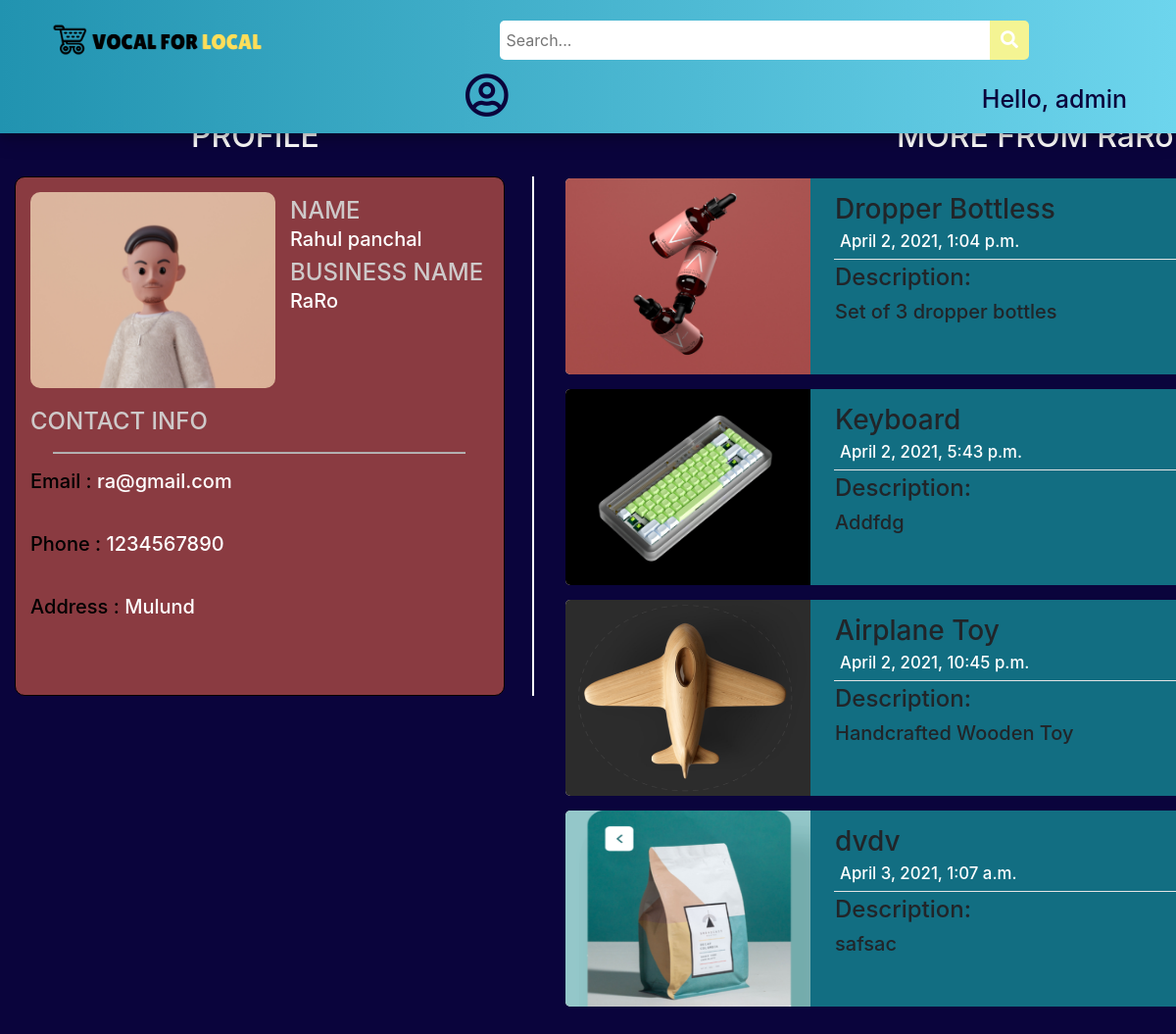
Page /RaRo (signed in) on the committed database.
### main/models.py (models this page shows)
class Customer(models.Model):
    id = models.IntegerField(primary_key=True, null=False)
    name = models.CharField(max_length=100, null=True)
    phone = models.CharField(max_length=10, null=True)
    email = models.CharField(max_length=50, null=True)
    state = models.CharField(max_length=20, null=True)
    postal_code = models.IntegerField(null=True)
    city = models.CharField(max_length=20, null=True)
    address = models.CharField(max_length=100, null=True)
    business_name = models.CharField(max_length=50,null=True)
    date_created = models.DateTimeField(auto_now_add=True, null=True)
    def __str__(self):
	    return str(self.name)

class Post(models.Model):
    p_id = models.IntegerField(primary_key=True, null=False)
    name = models.CharField(max_length=50,null=True)
    description = models.CharField(max_length=1000, null=True)
    photo = models.ImageField(upload_to="images/",null=True,verbose_name="")
    owner = models.ForeignKey(Customer, null=True, on_delete= models.CASCADE)
    date_created = models.DateTimeField(auto_now_add=True, null=True)
    category = models.CharField(max_length=100, null=True)
    availability = models.CharField(max_length=20, null=True)
    location = models.CharField(max_length=50, null=True)
    business_name = models.CharField(max_length=50,null=True)
    price = models.IntegerField(null=True)
    def __str__(self):
	    return str(self.name)
    @property
    def imageURL(self):
        try:
            url = self.photo.url
        except :
            url = ''
        return url

### main/views.py (the view)
# urls.py: path('<str:business>',views.viewProfile,name="viewProfile"),
def viewProfile(request, business):
    try:
        c = Customer.objects.get(business_name=business)
    except Customer.DoesNotExist:
        raise Http404("No such Business is currently registered with VFL.")
    posts = Post.objects.filter(owner=c)
    print(c)
    print(posts)
    context = {"c": c, "posts": posts}
    return render(request, 'main/viewProfile.html', context)

### main/templates/main/viewProfile.html (shortened to what this page needs)
{% load static %}
<!DOCTYPE html>
<html lang="en">
<head>
    <link rel="stylesheet" href="https://use.fontawesome.com/releases/v5.6.1/css/all.css"
 />
    <link rel="stylesheet" href="https://cdn.jsdelivr.net/npm/bootstrap@4.6.0/dist/css/bootstrap.min.css">
    <link rel="stylesheet" href="{%static '/css/viewProfile.css' %}">
</head>
<body style="background-color: #0a043c;">
    <div class="topnav">
        <a class="active" href="{% url 'home' %}">
          <img id="logo" src="{% static 'images/logo.png' %}" alt="VocalForLocal" />
        </a>
        <div class="search">
          <input type="text" placeholder=" Search..." name="key" id="search-placeholder" />
          <button id="srch" type="submit" onclick="validatePlaceHolder(this)">
            <i class="fa fa-search" style="font-size: 18px"> </i>
          </button>
        </div>
        <span class="hello-msg">
          Hello, {% if user.is_authenticated %} {{request.user}} {% else %} User
          {% endif %}
        </span>
        <a class="nav-link dropdown-toggle" href="#" id="navbarDropdown" role="button" data-bs-toggle="dropdown" aria-expanded="false"          style="margin-left: 160px;">
          <i class="far fa-user-circle" style="color:#0a043c; font-size: 45px;"></i>
        </a>
      </div>
      <div class="container-fluid">
          <h2 id="heading">
              PROFILE
          </h2>
          <div id="profile-container">
              <div id="profileinfo">
                <div id="icon">
                    <img id="profile-logo" src="{% static 'images/profile_icon1.PNG' %}" alt="profile-logo">
                </div>
                <div id="details">
                    <h4 style="margin-bottom: 2px; color: rgb(206, 201, 201);">
                        NAME
                    </h4>
                    <h5>
                        {{c.name}}
                    </h5>
                    <h4 style="margin-bottom: 2px; color: rgb(206, 201, 201);">
                        BUSINESS NAME
                    </h4>
                    <h5>
                        {{c.business_name}}
                    </h5>
                </div>
                <div id="contact">
                    <h4 style="color: rgb(206, 201, 201); margin-bottom: 3px;">
                        CONTACT INFO
                    </h4>
                    <hr style="width:90%; background-color: rgb(189, 186, 186);height: 1px;">
                    <h5>
                        <h5 style="color: black;">Email : <span style="color: white;">{{c.email}}</span></h5>
                    </h5>
                    <br>
                    <h5>
                        <h5 style="color: black;">Phone : <span style="color: white">{{c.phone}}</span></h5>
                    </h5>
                    <br>
                    <h5>
                        <h5 style="color: black;">Address : <span style="color: white">{{c.address}}</span></h5>
                    </h5>
                </div>
              </div>
          </div>
          <h2 id="heading1">
            MORE FROM {{c.business_name}}
          </h2>
          <div id="card">
            {% for p in posts %}
            <div class="card-individual">
                <div id="card-info">
                  <a href="{% url 'viewPost' business=p.business_name name=p.name %}" style="text-decoration: none;"><img src="{{p.imageURL}}" alt="" style="width: 250px;height: 200px; background-position: center; background-size: cover; background-repeat: no-repeat; border-bottom-left-radius: 5px; border-top-left-radius: 5px; ">
                  </a>
                </div>
                <div id="product-info">
                    <h3 style="margin-left: 5px;">
                        {{p.name}}<span class="price" style = "float: right; font-weight: bold;margin-right: 50px;">&#8377;{{p.price}}</span>
                        <p style="font-size:0.6em; color: white; margin: 5px;">{{p.date_created}}</p>
                    </h3>
                    <hr style="width:95%; margin: 4px 4px; background-color: white;">
                    <h4 style="margin-left: 5px;">
                        Description:
                        <h5 style="display: flex; flex-direction:row; flex-wrap: wrap; overflow: hidden; margin-left: 5px;">
                            {{p.description}}
                        </h5>
                    </h4>
                </div>
            </div>
            {% endfor %}
          </div>
      </div>
</body>
</html>

### static/css/viewProfile.css (style rules this page uses)
.hello-msg { position: relative; float: right; font: verdana; font-weight: 500; font-size: 25px; color: #0a043c; margin-right: 50px; margin-top: 22px; text-align: center; }
.topnav { background: linear-gradient(to right, #2193b0, #6dd5ed); overflow: visible; box-shadow: 0 4px 8px 0 rgba(0, 0, 0, 0.2), 0 6px 20px 0 rgba(0, 0, 0, 0.19); position: fixed; top: 0; width: 100%; z-index: 3; }
.topnav a { float: left; padding: 14px 5px; text-decoration: none; font-size: 17px; }
.topnav a.active { color: rgb(255, 102, 0); text-shadow: 2px 2px 7px #ebab4a; transition: all 0.8s; border-radius: 10px; }
.search input[type="text"] { width: 500px; height: 40px; border-top-left-radius: 5px; border-bottom-left-radius: 5px; border: none; margin-top: 20px; background-color: #ffff; }
.search { float: left; margin-left: 200px; margin-top: 1px; }
#srch { transition: all 0.5s; }
.search button { height: 40px; width: 40px; background-color: #f4f493; color: #ffff; border-top-right-radius: 5px; border-bottom-right-radius: 5px; float: right; margin-top: 20px; padding: 5px 10px; margin-right: 16px; font-size: 12px; border: none; cursor: pointer; }
#logo { width: 300px; height: 100%; overflow: hidden; margin-top: -6px; }
.dropdown-toggle::after { display: none; }
.dropdown-toggle { transition: all 0.8s; }
#profile-container { position: fixed; margin-top:180px; width: 530px; height: 530px; border-right: solid 2px white; }
#profileinfo { background-color: #8a3b41; position: fixed; width: 500px; height: 530px; border-radius: 10px; padding:15px; border: solid 0.5px black; transition: all 0.5s; }
#heading { position:fixed; color: white; margin-left: 180px; margin-top: 120px; }
#heading1 { position:fixed; color: white; margin-left: 900px; margin-top: 120px; }
#card { position: fixed; margin-left: 550px; margin-top: 180px; width: 950px; height: 100%; background-color: none; border-radius: 5px; padding: 2px; display: flex; flex-direction: row; flex-wrap: wrap; overflow-y: auto; }
.card-individual { position: relative; background-color: #126e82; margin-bottom: 15px; margin-left: 10px; width: 940px; height: 200px; border-radius: 7px; transition: all 0.5s; }
.card-individual:last-child { margin-bottom: 250px; }
#icon { width: 250px; height: 200px; position: absolute; }
#profile-logo { width: 250px; height: 200px; background-position: center; background-size: cover; background-repeat: no-repeat; border-radius: 10px; }
#details { padding: 5px; width: 210px; height: 200px; position: absolute; margin-left: 260px; display: flex; flex-direction: column; flex-wrap: wrap; color: white; }
#contact { position: absolute; margin-top: 220px; color: white; width: 467px; height: 110px; }
#card-info { width: 250px; height: 200px; background-color: blanchedalmond; position: absolute; border-radius: 5px; }
#product-info { width: 650px; height: 170px; position: absolute; margin-left: 270px; margin-top: 15px; }

### rows in the picture
Customer: name "Rahul panchal", business_name "RaRo", email "ra@gmail.com", phone "1234567890", address "Mulund"
Post: imageURL (picture), name "Dropper Bottless", date_created "April 2, 2021, 1:04 p.m.", description "Set of 3 dropper bottles"
Post: imageURL (picture), name "Keyboard", date_created "April 2, 2021, 5:43 p.m.", description "Addfdg"
Post: imageURL (picture), name "Airplane Toy", date_created "April 2, 2021, 10:45 p.m.", description "Handcrafted Wooden Toy"
Post: imageURL (picture), name "dvdv", date_created "April 3, 2021, 1:07 a.m.", description "safsac"

### other values in the picture
{{ request.user }} "admin"
